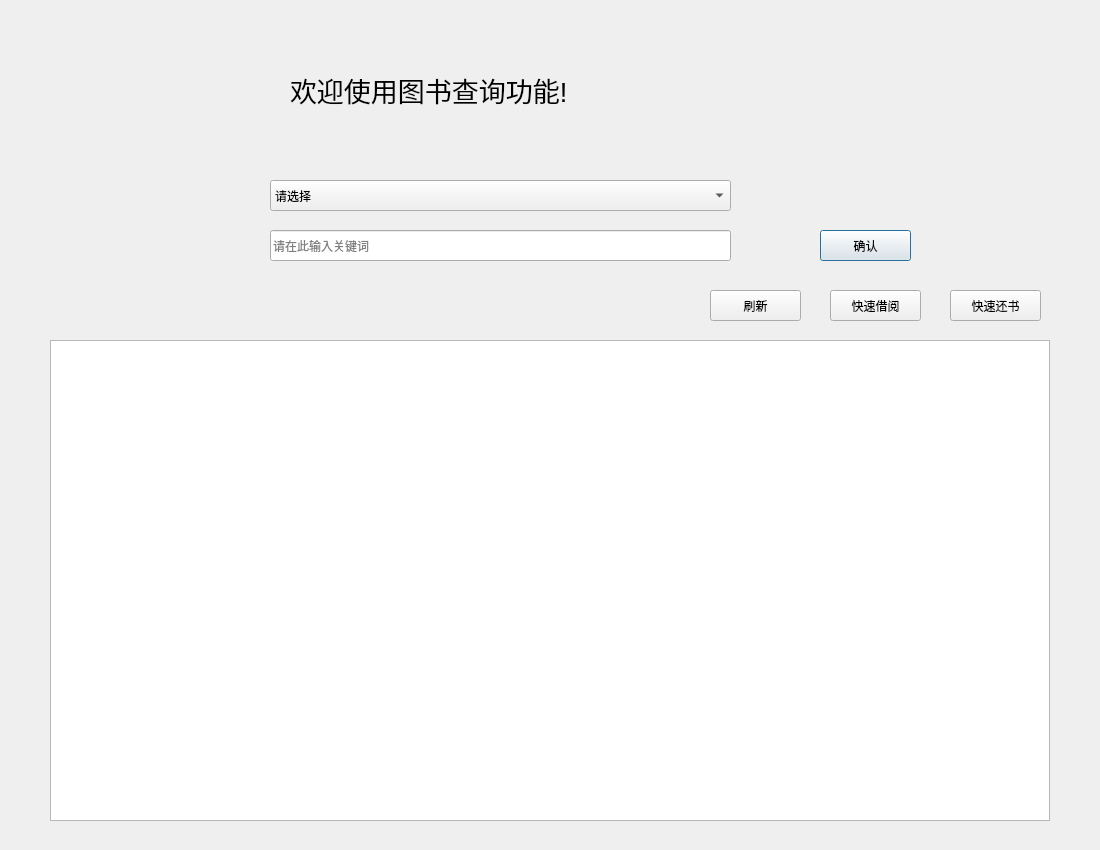
<?xml version="1.0" encoding="UTF-8"?>
<ui version="4.0">
 <class>findbook</class>
 <widget class="QDialog" name="findbook">
  <property name="geometry">
   <rect>
    <x>0</x>
    <y>0</y>
    <width>1100</width>
    <height>850</height>
   </rect>
  </property>
  <property name="windowTitle">
   <string>图书查询</string>
  </property>
  <widget class="QPushButton" name="pushButton">
   <property name="geometry">
    <rect>
     <x>820</x>
     <y>230</y>
     <width>91</width>
     <height>31</height>
    </rect>
   </property>
   <property name="text">
    <string>确认</string>
   </property>
  </widget>
  <widget class="QComboBox" name="comboBox">
   <property name="geometry">
    <rect>
     <x>270</x>
     <y>180</y>
     <width>461</width>
     <height>31</height>
    </rect>
   </property>
   <item>
    <property name="text">
     <string>请选择</string>
    </property>
   </item>
   <item>
    <property name="text">
     <string>查询所有书</string>
    </property>
   </item>
   <item>
    <property name="text">
     <string>按类别查询</string>
    </property>
   </item>
   <item>
    <property name="text">
     <string>按书名查询</string>
    </property>
   </item>
   <item>
    <property name="text">
     <string>按出版社查询</string>
    </property>
   </item>
   <item>
    <property name="text">
     <string>按年份查询</string>
    </property>
   </item>
   <item>
    <property name="text">
     <string>按作者查询</string>
    </property>
   </item>
   <item>
    <property name="text">
     <string>按价格查询</string>
    </property>
   </item>
  </widget>
  <widget class="QLabel" name="label">
   <property name="geometry">
    <rect>
     <x>120</x>
     <y>180</y>
     <width>131</width>
     <height>81</height>
    </rect>
   </property>
   <property name="styleSheet">
    <string notr="true">image: url(C:/Users/jiang/Desktop/code/expand.jpg)</string>
   </property>
   <property name="text">
    <string/>
   </property>
  </widget>
  <widget class="QLabel" name="label_2">
   <property name="geometry">
    <rect>
     <x>290</x>
     <y>40</y>
     <width>501</width>
     <height>101</height>
    </rect>
   </property>
   <property name="text">
    <string>&lt;html&gt;&lt;head/&gt;&lt;body&gt;&lt;p&gt;&lt;span style=&quot; font-size:20pt;&quot;&gt;欢迎使用图书查询功能!&lt;/span&gt;&lt;/p&gt;&lt;/body&gt;&lt;/html&gt;</string>
   </property>
  </widget>
  <widget class="QTableWidget" name="tableWidget">
   <property name="geometry">
    <rect>
     <x>50</x>
     <y>340</y>
     <width>1000</width>
     <height>481</height>
    </rect>
   </property>
  </widget>
  <widget class="QLineEdit" name="lineEdit">
   <property name="geometry">
    <rect>
     <x>270</x>
     <y>230</y>
     <width>461</width>
     <height>31</height>
    </rect>
   </property>
   <property name="contextMenuPolicy">
    <enum>Qt::NoContextMenu</enum>
   </property>
   <property name="placeholderText">
    <string>请在此输入关键词</string>
   </property>
  </widget>
  <widget class="QPushButton" name="pushButton_2">
   <property name="geometry">
    <rect>
     <x>830</x>
     <y>290</y>
     <width>91</width>
     <height>31</height>
    </rect>
   </property>
   <property name="text">
    <string>快速借阅</string>
   </property>
  </widget>
  <widget class="QPushButton" name="pushButton_3">
   <property name="geometry">
    <rect>
     <x>950</x>
     <y>290</y>
     <width>91</width>
     <height>31</height>
    </rect>
   </property>
   <property name="text">
    <string>快速还书</string>
   </property>
  </widget>
  <widget class="QPushButton" name="pushButton_4">
   <property name="geometry">
    <rect>
     <x>710</x>
     <y>290</y>
     <width>91</width>
     <height>31</height>
    </rect>
   </property>
   <property name="text">
    <string>刷新</string>
   </property>
  </widget>
  <widget class="QLabel" name="label_3">
   <property name="geometry">
    <rect>
     <x>780</x>
     <y>40</y>
     <width>191</width>
     <height>151</height>
    </rect>
   </property>
   <property name="styleSheet">
    <string notr="true">image: url(C:/Users/jiang/Desktop/code/cat.jpg)</string>
   </property>
   <property name="text">
    <string/>
   </property>
  </widget>
 </widget>
 <resources/>
 <connections/>
</ui>
